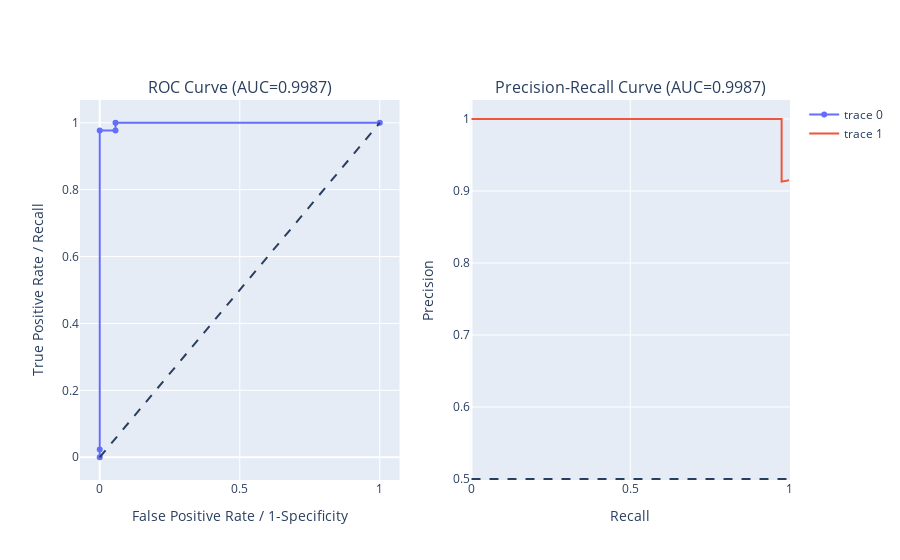

Notebook code for this chart:
### Code cell
pca = PCA(n_components=(i+1)*2, svd_solver="full",random_state=random_state)
X_PCA_train = pca.fit_transform(X_train)
X_PCA_test = pca.transform(X_test)
cv_results, best_param, best_result = modelselection(classifier_log,parameters_log, scoring, X_PCA_train)

logReg_PCA = LogisticRegression(penalty = best_param['penalty'],
                            C = best_param['C'],
                            random_state=random_state)
logReg_PCA.fit(X_PCA_train, y_train)

logReg_PCA_metrics = metrics(X_PCA_test,logReg_PCA)

y_score = logReg_PCA.predict_proba(X_PCA_test)[:, 1] # predict probabilities
plot_roc_prc()

### Figure 1 — Plotly figure (JSON) as saved in the notebook; plotly's stock layout.template omitted (floating-point values rounded to 4 significant figures)
{"data": [{"x": [0, 0, 0, 0.05634, 0.05634, 1], "y": [0, 0.02326, 0.9767, 0.9767, 1, 1], "type": "scatter", "xaxis": "x", "yaxis": "y"}, {"x": [1, 0.9767, 0.9767, 0.9767, 0.9767, 0.9767, 0.9535, 0.9302, 0.907, 0.8837, 0.8605, 0.8372, 0.814, 0.7907, 0.7674, 0.7442, 0.7209, 0.6977, 0.6744, 0.6512, 0.6279, 0.6047, 0.5814, 0.5581, 0.5349, 0.5116, 0.4884, 0.4651, 0.4419, 0.4186, 0.3953, 0.3721, 0.3488, 0.3256, 0.3023, 0.2791, 0.2558, 0.2326, 0.2093, 0.186, 0.1628, 0.1395, 0.1163, 0.09302, 0.06977, 0.04651, 0.02326, 0], "y": [0.9149, 0.913, 0.9333, 0.9545, 0.9767, 1, 1, 1, 1, 1, 1, 1, 1, 1, 1, 1, 1, 1, 1, 1, 1, 1, 1, 1, 1, 1, 1, 1, 1, 1, 1, 1, 1, 1, 1, 1, 1, 1, 1, 1, 1, 1, 1, 1, 1, 1, 1, 1], "type": "scatter", "xaxis": "x2", "yaxis": "y2"}], "layout": {"xaxis": {"anchor": "y", "domain": [0, 0.45], "title": {"text": "False Positive Rate / 1-Specificity"}, "type": "linear", "range": [-0.07733, 1.077], "autorange": true}, "yaxis": {"anchor": "x", "domain": [0, 1], "title": {"text": "True Positive Rate / Recall"}, "type": "linear", "range": [-0.07325, 1.073], "autorange": true}, "xaxis2": {"anchor": "y2", "domain": [0.55, 1], "title": {"text": "Recall"}, "type": "linear", "range": [-0.004567, 1.005], "autorange": true}, "yaxis2": {"anchor": "x2", "domain": [0, 1], "title": {"text": "Precision"}, "type": "linear", "range": [0.498, 1.026], "autorange": true}, "annotations": [{"font": {"size": 16}, "showarrow": false, "text": "ROC Curve (AUC=0.9987)", "x": 0.225, "xanchor": "center", "xref": "paper", "y": 1, "yanchor": "bottom", "yref": "paper"}, {"font": {"size": 16}, "showarrow": false, "text": "Precision-Recall Curve (AUC=0.9987)", "x": 0.775, "xanchor": "center", "xref": "paper", "y": 1, "yanchor": "bottom", "yref": "paper"}], "shapes": [{"line": {"dash": "dash"}, "type": "line", "x0": 0, "x1": 1, "xref": "x", "y0": 0, "y1": 1, "yref": "y"}, {"line": {"dash": "dash"}, "type": "line", "x0": 0, "x1": 1, "xref": "x2", "y0": 0.5, "y1": 0.5, "yref": "y2"}], "autosize": true}}
